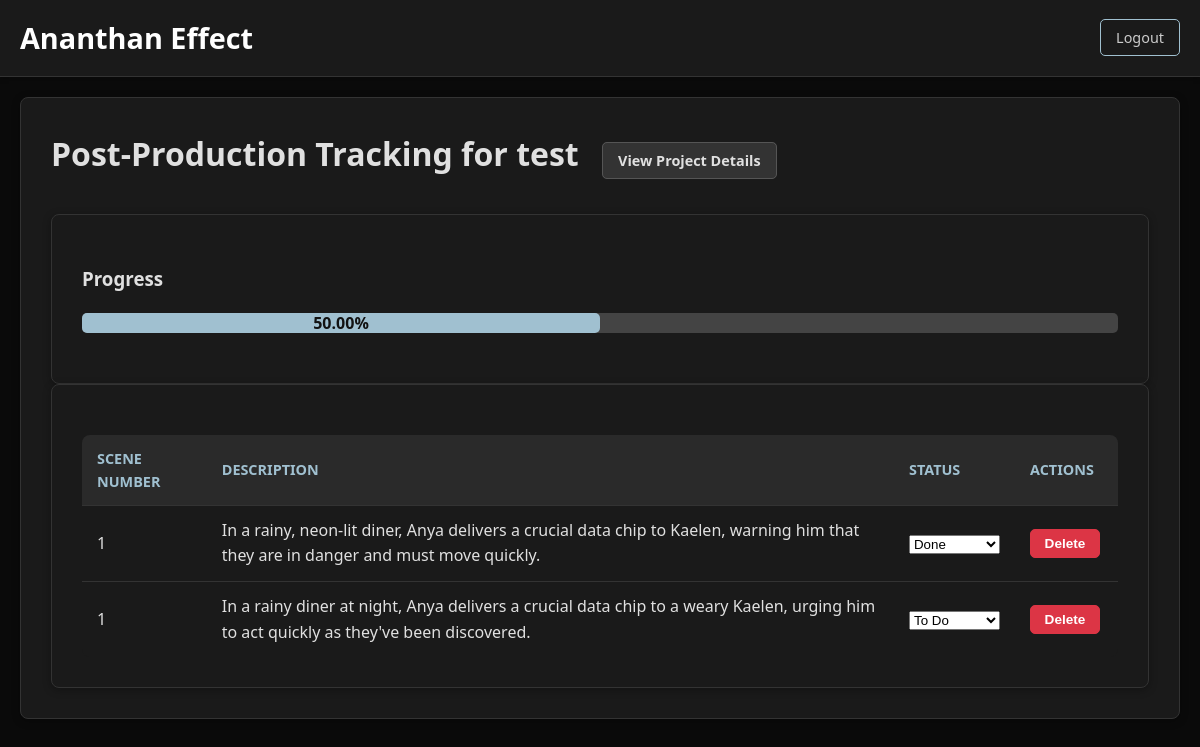
Page /projects/1/post_production (signed in) on the committed database.
### app.py (models this page shows)
class Project(db.Model):
    id = db.Column(db.Integer, primary_key=True)
    name = db.Column(db.String(100), nullable=False)
    script_file_name = db.Column(db.String(200), nullable=False)
    analysis_json = db.Column(db.Text, nullable=True)
    genre = db.Column(db.String(50), nullable=True) # New column
    logline = db.Column(db.Text, nullable=True) # New column for AI-generated logline
    forecasted_budget = db.Column(db.Float, nullable=True, default=0.0) # New column for forecasted budget
    user_id = db.Column(db.Integer, db.ForeignKey('user.id'), nullable=False)
    expenses = db.relationship('Expense', backref='project', lazy=True)

class Scene(db.Model):
    id = db.Column(db.Integer, primary_key=True)
    project_id = db.Column(db.Integer, db.ForeignKey('project.id'), nullable=False)
    scene_number = db.Column(db.Integer, nullable=False)
    description = db.Column(db.Text, nullable=True)
    status = db.Column(db.String(50), nullable=False, default='To Do')
    project = db.relationship('Project', backref='scenes', lazy=True)

### app.py (the view)
@app.route("/projects/<int:project_id>/post_production", methods=['GET'])
@login_required
def post_production_tracking(project_id):
    project = Project.query.get_or_404(project_id)
    if project.author != current_user:
        abort(403)
    scenes = Scene.query.filter_by(project_id=project.id).order_by(Scene.scene_number).all()
    total_scenes = len(scenes)
    done_scenes = len([s for s in scenes if s.status == 'Done'])
    progress = (done_scenes / total_scenes) * 100 if total_scenes > 0 else 0
    return render_template('post_production.html', project=project, scenes=scenes, progress=progress)

### app.py (called while the page is built)
@login_manager.user_loader
def load_user(user_id):
    return User.query.get(int(user_id))

### templates/post_production.html (shortened to what this page needs)
{% extends "layout.html" %}
{% block content %}
<div class="container">
    <div class="section">
        <h2>Post-Production Tracking for {{ project.name }} <a href="{{ url_for('project_detail', project_id=project.id) }}" class="btn btn-secondary" style="margin-left: 15px;">View Project Details</a></h2>
        <div class="section">
            <h3>Progress</h3>
            <div class="progress-bar-container">
                <div class="progress-bar" style="width: {{ progress }}%;">{{ "%.2f"|format(progress) }}%</div>
            </div>
        </div>
        <div class="section">
            <table id="scenes-table" class="data-table">
                <thead>
                    <tr>
                        <th>Scene Number</th>
                        <th>Description</th>
                        <th>Status</th>
                        <th>Actions</th>
                    </tr>
                </thead>
                <tbody>
                    {% for scene in scenes %}
                        <tr data-id="{{ scene.id }}">
                            <td>{{ scene.scene_number }}</td>
                            <td>{{ scene.description }}</td>
                            <td>
                                <select class="status-select" data-id="{{ scene.id }}">
                                    <option value="To Do" {% if scene.status == 'To Do' %}selected{% endif %}>To Do</option>
                                    <option value="Done" {% if scene.status == 'Done' %}selected{% endif %}>Done</option>
                                </select>
                            </td>
                            <td>
                                <button class="delete-scene-btn btn-danger" data-id="{{ scene.id }}">Delete</button>
                            </td>
                        </tr>
                    {% endfor %}
                </tbody>
            </table>
        </div>
    </div>
</div>
{% endblock %}

### static/style.css (style rules this page uses)
body { font-family: 'Segoe UI', Tahoma, Geneva, Verdana, sans-serif; background-color: #0a0a0a; color: #e0e0e0; margin: 0; padding: 0; line-height: 1.6; font-size: 16px; }
.container { max-width: 1200px; margin: 0 auto; padding: 20px; display: flex; flex-direction: column; gap: 30px; }
.section { background-color: #1a1a1a; border: 1px solid #333; border-radius: 8px; padding: 30px; box-shadow: 0 2px 8px rgba(0, 0, 0, 0.3); }
.section h2 { margin-top: 0; color: #e0e0e0; border: none; padding-bottom: 15px; margin-bottom: 20px; font-size: 2rem; font-weight: 600; }
button { background-color: #a0c0d0; color: #121212; padding: 12px 25px; border: none; border-radius: 5px; cursor: pointer; font-size: 1rem; font-weight: 600; transition: background-color 0.3s ease, transform 0.2s ease; }
.btn-danger { background-color: #dc3545; color: #fff; border: 1px solid #dc3545; padding: 6px 10px; font-size: 0.85rem; width: 70px; text-align: center; margin-right: 3px; }
.btn-secondary { background-color: #333; color: #e0e0e0; padding: 8px 15px; border: 1px solid #555; border-radius: 5px; text-decoration: none; font-size: 0.9rem; transition: background-color 0.3s ease, border-color 0.3s ease; }
.data-table { width: 100%; border-collapse: collapse; margin-top: 20px; background-color: #1a1a1a; border-radius: 8px; overflow: hidden; }
.data-table th, .data-table td { padding: 12px 15px; text-align: left; border-bottom: 1px solid #333; color: #e0e0e0; }
.data-table th { background-color: #2a2a2a; font-weight: 600; color: #a0c0d0; text-transform: uppercase; font-size: 0.9rem; }
.data-table tbody tr:last-child td { border-bottom: none; }
.progress-bar-container { width: 100%; background-color: #444; border-radius: 5px; margin-bottom: 20px; }
.progress-bar { width: 0%; height: 20px; background-color: #a0c0d0; border-radius: 5px; text-align: center; line-height: 20px; color: #121212; font-weight: bold; }

### rows in the picture
Project: name "test"
Scene: scene_number "1", description "In a rainy, neon-lit diner, Anya delivers a crucial data chip to Kaelen, warning him that they are in danger and must move quickly.", status+id "Done"
Scene: scene_number "1", description "In a rainy diner at night, Anya delivers a crucial data chip to a weary Kaelen, urging him to act quickly as they've been discovered.", status+id "To Do"

### other values in the picture
{{ "%.2f"|format(progress) }} "50.00"
